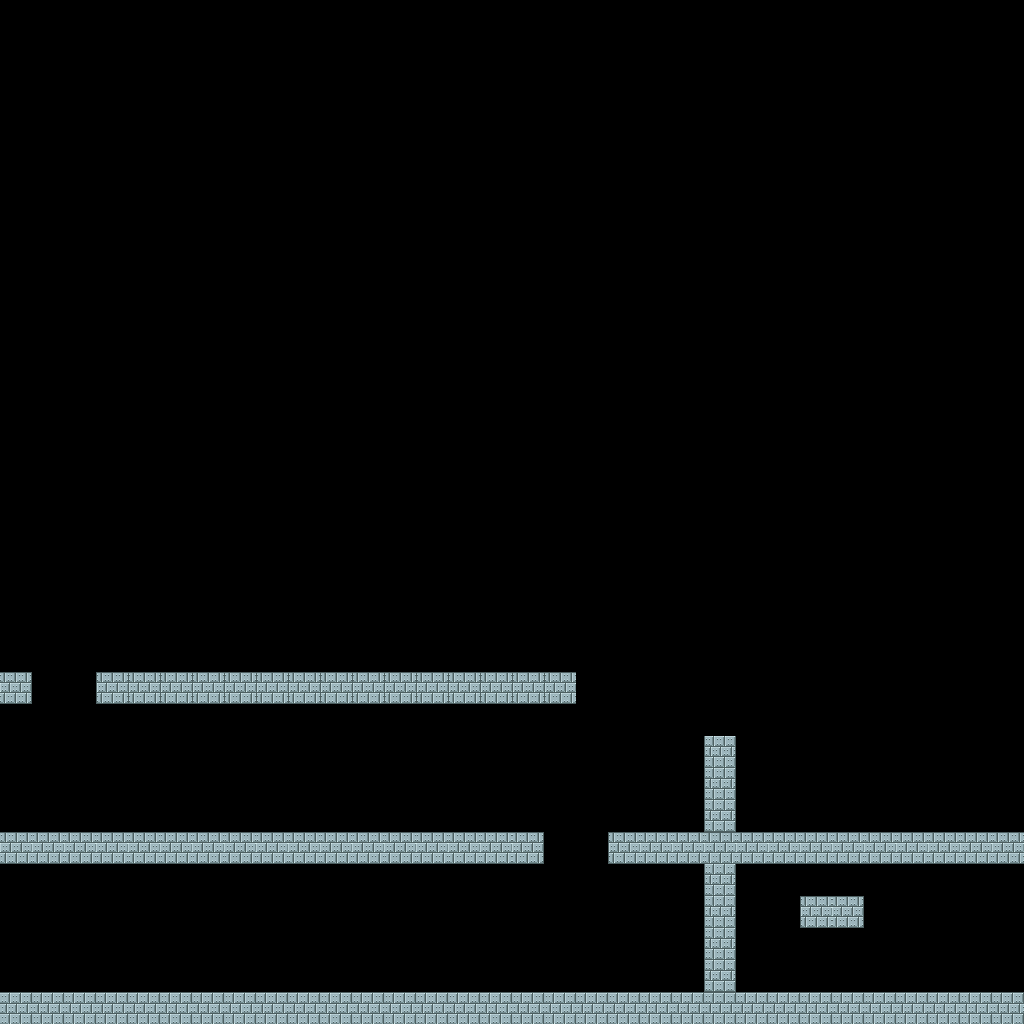

This is a level from a 2D game, rendered from its Tiled map with the project's own tilesets. A one-line summary and the complete map file follow:
An orthogonal 32x32 tile map with 32x32 px tiles, 1 tile layer (ground).

<map version="1.5" tiledversion="1.6.0" orientation="orthogonal" renderorder="right-down" width="32" height="32" tilewidth="32" tileheight="32" infinite="0" nextlayerid="2" nextobjectid="1">
 <tileset firstgid="1" name="tileset3" tilewidth="32" tileheight="32" tilecount="16" columns="4">
  <image source="tileset3.png" width="128" height="128" />
  <tile id="0">
   <properties>
    <property name="collides" type="bool" value="true" />
   </properties>
  </tile>
  <tile id="1">
   <properties>
    <property name="collides" type="bool" value="true" />
   </properties>
  </tile>
  <tile id="2">
   <properties>
    <property name="collides" type="bool" value="true" />
   </properties>
  </tile>
  <tile id="3">
   <properties>
    <property name="collides" type="bool" value="true" />
   </properties>
  </tile>
  <tile id="4">
   <properties>
    <property name="collides" type="bool" value="true" />
   </properties>
  </tile>
  <tile id="5">
   <properties>
    <property name="collides" type="bool" value="true" />
   </properties>
  </tile>
  <tile id="6">
   <properties>
    <property name="collides" type="bool" value="true" />
   </properties>
  </tile>
  <tile id="7">
   <properties>
    <property name="collides" type="bool" value="true" />
   </properties>
  </tile>
  <tile id="8">
   <properties>
    <property name="collides" type="bool" value="true" />
   </properties>
  </tile>
  <tile id="9">
   <properties>
    <property name="collides" type="bool" value="true" />
   </properties>
  </tile>
  <tile id="10">
   <properties>
    <property name="collides" type="bool" value="true" />
   </properties>
  </tile>
  <tile id="11">
   <properties>
    <property name="collides" type="bool" value="true" />
   </properties>
  </tile>
 </tileset>
 <layer id="1" name="ground" width="32" height="32">
  <data encoding="csv">
0,0,0,0,0,0,0,0,0,0,0,0,0,0,0,0,0,0,0,0,0,0,0,0,0,0,0,0,0,0,0,0,
0,0,0,0,0,0,0,0,0,0,0,0,0,0,0,0,0,0,0,0,0,0,0,0,0,0,0,0,0,0,0,0,
0,0,0,0,0,0,0,0,0,0,0,0,0,0,0,0,0,0,0,0,0,0,0,0,0,0,0,0,0,0,0,0,
0,0,0,0,0,0,0,0,0,0,0,0,0,0,0,0,0,0,0,0,0,0,0,0,0,0,0,0,0,0,0,0,
0,0,0,0,0,0,0,0,0,0,0,0,0,0,0,0,0,0,0,0,0,0,0,0,0,0,0,0,0,0,0,0,
0,0,0,0,0,0,0,0,0,0,0,0,0,0,0,0,0,0,0,0,0,0,0,0,0,0,0,0,0,0,0,0,
0,0,0,0,0,0,0,0,0,0,0,0,0,0,0,0,0,0,0,0,0,0,0,0,0,0,0,0,0,0,0,0,
0,0,0,0,0,0,0,0,0,0,0,0,0,0,0,0,0,0,0,0,0,0,0,0,0,0,0,0,0,0,0,0,
0,0,0,0,0,0,0,0,0,0,0,0,0,0,0,0,0,0,0,0,0,0,0,0,0,0,0,0,0,0,0,0,
0,0,0,0,0,0,0,0,0,0,0,0,0,0,0,0,0,0,0,0,0,0,0,0,0,0,0,0,0,0,0,0,
0,0,0,0,0,0,0,0,0,0,0,0,0,0,0,0,0,0,0,0,0,0,0,0,0,0,0,0,0,0,0,0,
0,0,0,0,0,0,0,0,0,0,0,0,0,0,0,0,0,0,0,0,0,0,0,0,0,0,0,0,0,0,0,0,
0,0,0,0,0,0,0,0,0,0,0,0,0,0,0,0,0,0,0,0,0,0,0,0,0,0,0,0,0,0,0,0,
0,0,0,0,0,0,0,0,0,0,0,0,0,0,0,0,0,0,0,0,0,0,0,0,0,0,0,0,0,0,0,0,
0,0,0,0,0,0,0,0,0,0,0,0,0,0,0,0,0,0,0,0,0,0,0,0,0,0,0,0,0,0,0,0,
0,0,0,0,0,0,0,0,0,0,0,0,0,0,0,0,0,0,0,0,0,0,0,0,0,0,0,0,0,0,0,0,
0,0,0,0,0,0,0,0,0,0,0,0,0,0,0,0,0,0,0,0,0,0,0,0,0,0,0,0,0,0,0,0,
0,0,0,0,0,0,0,0,0,0,0,0,0,0,0,0,0,0,0,0,0,0,0,0,0,0,0,0,0,0,0,0,
0,0,0,0,0,0,0,0,0,0,0,0,0,0,0,0,0,0,0,0,0,0,0,0,0,0,0,0,0,0,0,0,
0,0,0,0,0,0,0,0,0,0,0,0,0,0,0,0,0,0,0,0,0,0,0,0,0,0,0,0,0,0,0,0,
0,0,0,0,0,0,0,0,0,0,0,0,0,0,0,0,0,0,0,0,0,0,0,0,0,0,0,0,0,0,0,0,
12,0,0,11,11,11,11,11,11,11,11,11,11,11,11,11,11,11,0,0,0,0,0,0,0,0,0,0,0,0,0,0,
0,0,0,0,0,0,0,0,0,0,0,0,0,0,0,13,13,13,13,13,0,0,0,0,0,0,0,0,0,0,0,0,
0,0,0,0,0,0,0,0,0,0,0,0,0,0,0,0,0,0,0,0,0,0,4,0,0,0,0,0,0,0,0,0,
0,0,0,0,0,0,0,0,0,0,0,0,0,0,0,0,0,0,0,0,0,0,4,0,0,0,0,0,0,0,0,0,
0,0,0,0,0,0,0,0,0,0,0,0,0,0,0,0,0,0,0,0,0,0,4,0,0,0,0,0,0,0,0,0,
3,3,3,3,3,3,3,3,3,3,3,3,3,3,3,3,12,15,15,11,3,3,3,3,3,3,3,3,3,3,3,3,
0,0,0,0,0,0,0,0,0,0,0,0,0,0,0,0,0,0,0,0,0,0,4,0,0,0,0,0,0,0,0,0,
0,0,0,0,0,0,0,0,0,0,0,0,0,0,0,0,0,0,0,0,0,0,4,0,0,11,12,0,0,0,0,0,
0,0,0,0,0,0,0,0,0,0,0,0,0,0,0,0,0,0,0,0,0,0,4,0,0,0,0,0,0,0,0,0,
0,0,0,0,0,0,0,0,0,0,0,0,0,0,0,0,0,0,0,0,0,0,4,0,0,0,0,0,0,0,0,0,
8,8,8,8,8,8,8,8,8,8,8,8,8,8,8,8,8,8,8,8,8,8,8,8,8,8,8,8,8,8,8,8
</data>
 </layer>
</map>